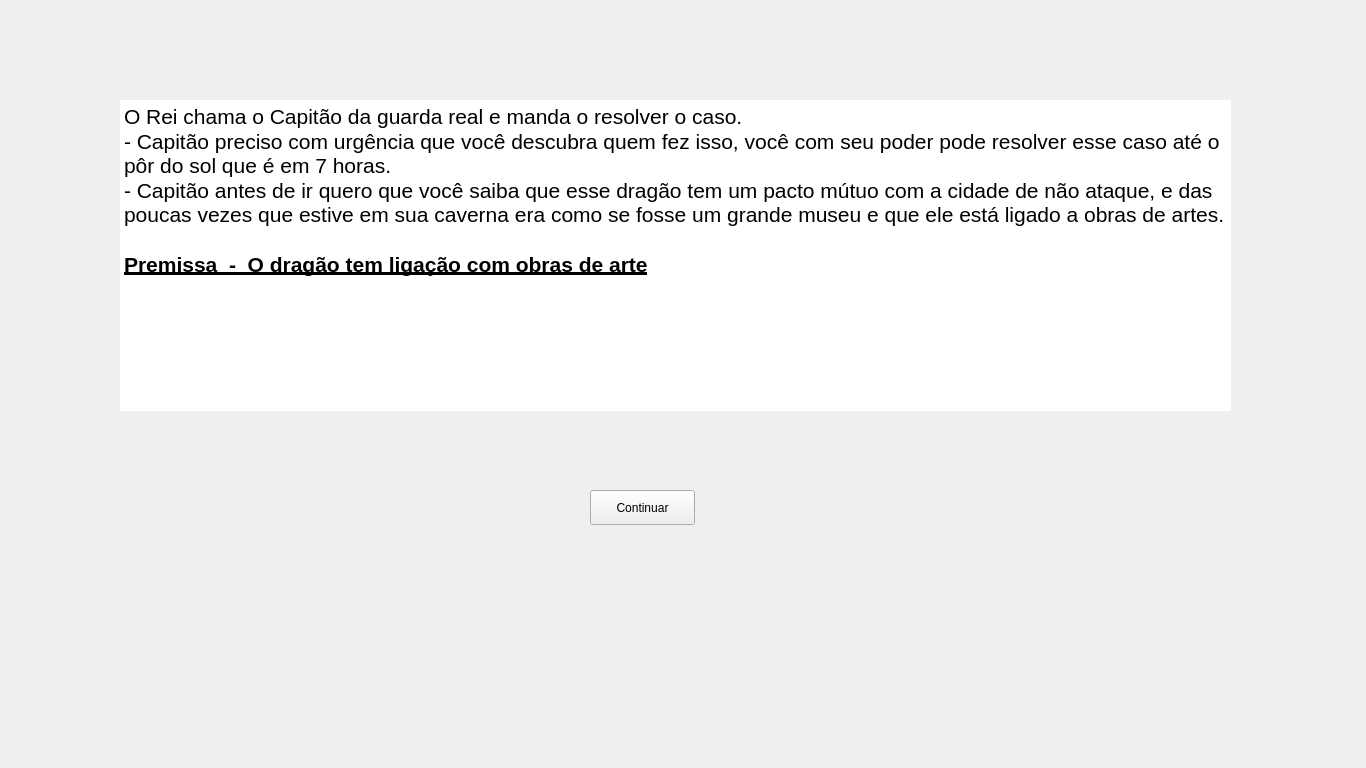
<?xml version="1.0" encoding="UTF-8"?>
<ui version="4.0">
 <class>ThirdWindow</class>
 <widget class="QMainWindow" name="ThirdWindow">
  <property name="geometry">
   <rect>
    <x>0</x>
    <y>0</y>
    <width>1366</width>
    <height>768</height>
   </rect>
  </property>
  <property name="maximumSize">
   <size>
    <width>1366</width>
    <height>768</height>
   </size>
  </property>
  <property name="windowTitle">
   <string>MainWindow</string>
  </property>
  <widget class="QWidget" name="centralwidget">
   <property name="maximumSize">
    <size>
     <width>1366</width>
     <height>768</height>
    </size>
   </property>
   <widget class="QLabel" name="label">
    <property name="geometry">
     <rect>
      <x>0</x>
      <y>0</y>
      <width>1366</width>
      <height>768</height>
     </rect>
    </property>
    <property name="maximumSize">
     <size>
      <width>1366</width>
      <height>768</height>
     </size>
    </property>
    <property name="text">
     <string/>
    </property>
   </widget>
   <widget class="QPushButton" name="pushContinueButton">
    <property name="geometry">
     <rect>
      <x>590</x>
      <y>490</y>
      <width>105</width>
      <height>35</height>
     </rect>
    </property>
    <property name="text">
     <string>Continuar</string>
    </property>
   </widget>
   <widget class="QTextBrowser" name="textBrowser">
    <property name="geometry">
     <rect>
      <x>120</x>
      <y>100</y>
      <width>1111</width>
      <height>311</height>
     </rect>
    </property>
    <property name="frameShape">
     <enum>QFrame::NoFrame</enum>
    </property>
    <property name="html">
     <string>&lt;!DOCTYPE HTML PUBLIC &quot;-//W3C//DTD HTML 4.0//EN&quot; &quot;http://www.w3.org/TR/REC-html40/strict.dtd&quot;&gt;
&lt;html&gt;&lt;head&gt;&lt;meta name=&quot;qrichtext&quot; content=&quot;1&quot; /&gt;&lt;meta charset=&quot;utf-8&quot; /&gt;&lt;style type=&quot;text/css&quot;&gt;
p, li { white-space: pre-wrap; }
&lt;/style&gt;&lt;/head&gt;&lt;body style=&quot; font-family:'Segoe UI'; font-size:9pt; font-weight:400; font-style:normal;&quot;&gt;
&lt;p style=&quot; margin-top:0px; margin-bottom:0px; margin-left:0px; margin-right:0px; -qt-block-indent:0; text-indent:0px;&quot;&gt;&lt;span style=&quot; font-size:16pt;&quot;&gt;O Rei chama o Capitão da guarda real e manda o resolver o caso.&lt;/span&gt;&lt;/p&gt;
&lt;p style=&quot; margin-top:0px; margin-bottom:0px; margin-left:0px; margin-right:0px; -qt-block-indent:0; text-indent:0px;&quot;&gt;&lt;span style=&quot; font-size:16pt;&quot;&gt;- Capitão preciso com urgência que você descubra quem fez isso, você com seu poder pode resolver esse caso até o pôr do sol que é em 7 horas.&lt;/span&gt;&lt;/p&gt;
&lt;p style=&quot; margin-top:0px; margin-bottom:0px; margin-left:0px; margin-right:0px; -qt-block-indent:0; text-indent:0px;&quot;&gt;&lt;span style=&quot; font-size:16pt;&quot;&gt;- Capitão antes de ir quero que você saiba que esse dragão tem um pacto mútuo com a cidade de não ataque, e das poucas vezes que estive em sua caverna era como se fosse um grande museu e que ele está ligado a obras de artes.&lt;/span&gt;&lt;/p&gt;
&lt;p style=&quot;-qt-paragraph-type:empty; margin-top:0px; margin-bottom:0px; margin-left:0px; margin-right:0px; -qt-block-indent:0; text-indent:0px; font-size:16pt;&quot;&gt;&lt;br /&gt;&lt;/p&gt;
&lt;p style=&quot; margin-top:0px; margin-bottom:0px; margin-left:0px; margin-right:0px; -qt-block-indent:0; text-indent:0px;&quot;&gt;&lt;span style=&quot; font-size:16pt; font-weight:700; text-decoration: underline;&quot;&gt;Premissa  -  O dragão tem ligação com obras de arte&lt;/span&gt;&lt;/p&gt;&lt;/body&gt;&lt;/html&gt;</string>
    </property>
   </widget>
   <zorder>label</zorder>
   <zorder>textBrowser</zorder>
   <zorder>pushContinueButton</zorder>
  </widget>
 </widget>
 <resources/>
 <connections/>
</ui>
